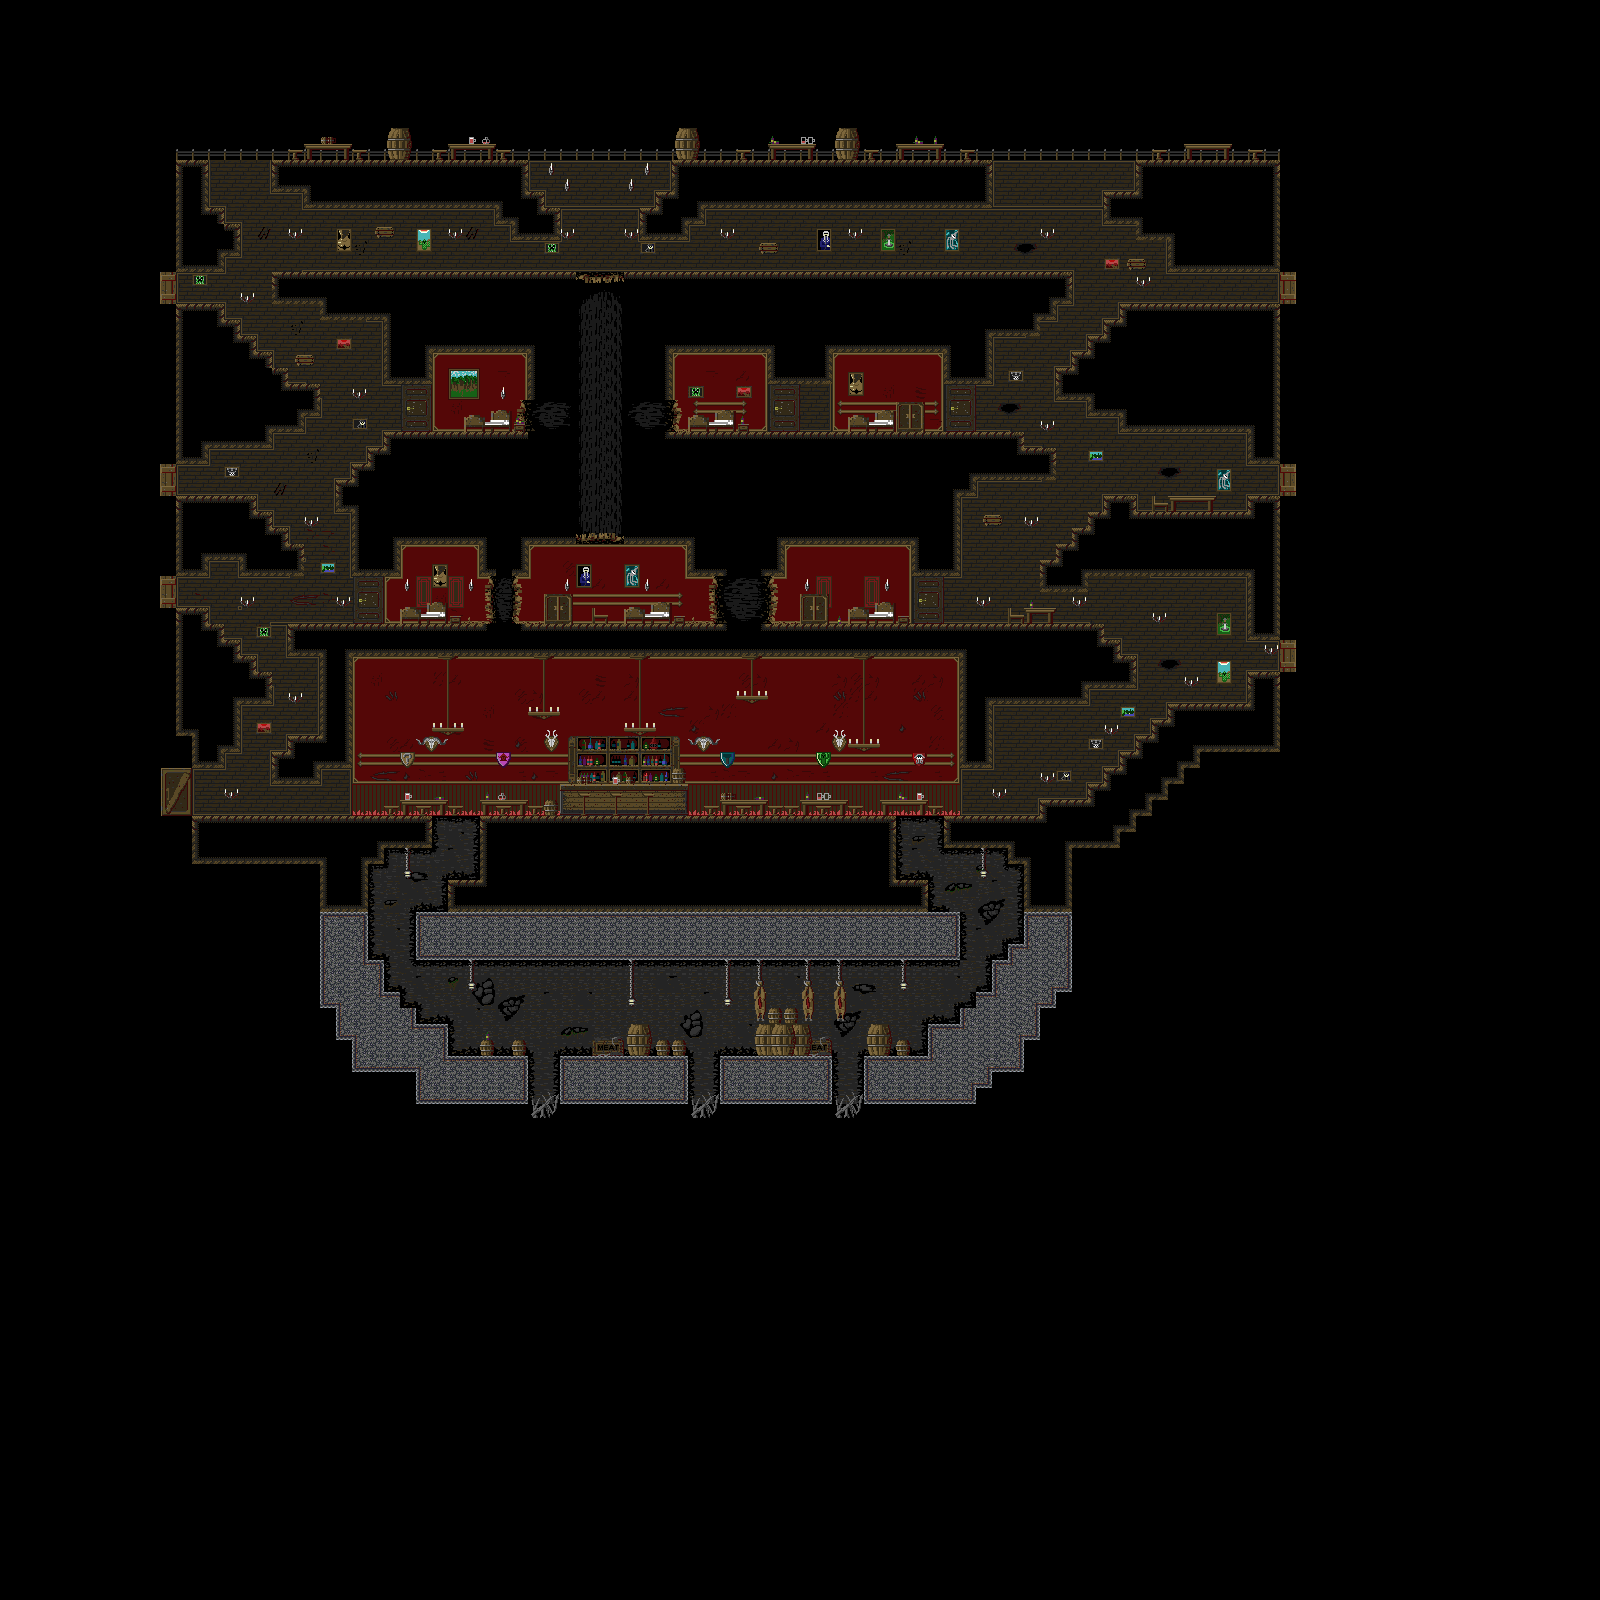

Below is a game level as drawn by its tile map, then a one-line description and the .tmx that defines it (tile-layer data replaced by summaries):
An orthogonal 100x100 tile map with 16x16 px tiles, 5 tile layers (Background2, Background1, Foreground2, Foreground1, ...).

<map version="1.0" orientation="orthogonal" renderorder="left-up" width="100" height="100" tilewidth="16" tileheight="16" nextobjectid="1">
 <tileset firstgid="1" name="tavern_tileset" tilewidth="16" tileheight="16">
  <image source="../Tilesets/tavern_tileset.png" trans="ff00ff" width="512" height="512" />
  <terraintypes>
   <terrain name="Floor" tile="-1" />
   <terrain name="Floor (rock)" tile="-1" />
   <terrain name="Wallpaper red" tile="-1" />
   <terrain name="Wallpaper rock" tile="-1" />
   <terrain name="Wallpaper tile" tile="-1" />
   <terrain name="Wallpaper plank" tile="-1" />
  </terraintypes>
  <tile id="1" terrain=",,,0" />
  <tile id="2" terrain=",,0," />
  <tile id="4" terrain=",,,1" />
  <tile id="5" terrain=",,1," />
  <tile id="7" terrain=",,,2" />
  <tile id="8" terrain=",,2," />
  <tile id="14" terrain="3,3,3,3" />
  <tile id="15" terrain=",,,3" />
  <tile id="16" terrain=",,3," />
  <tile id="29" terrain=",,,5" />
  <tile id="30" terrain=",,5," />
  <tile id="32" terrain=",,0,0" />
  <tile id="33" terrain=",0,0,0" />
  <tile id="34" terrain="0,,0,0" />
  <tile id="35" terrain=",,1,1" />
  <tile id="36" terrain=",1,1,1" />
  <tile id="37" terrain="1,,1,1" />
  <tile id="38" terrain=",,2,2" />
  <tile id="39" terrain=",2,2,2" />
  <tile id="40" terrain="2,,2,2" />
  <tile id="46" terrain=",,3,3" />
  <tile id="47" terrain=",3,3,3" />
  <tile id="48" terrain="3,,3,3" />
  <tile id="60" terrain=",,5,5" />
  <tile id="61" terrain=",5,5,5" />
  <tile id="62" terrain="5,,5,5" />
  <tile id="64" terrain="0,0,," />
  <tile id="65" terrain="0,0,,0" />
  <tile id="66" terrain="0,0,0," />
  <tile id="67" terrain="1,1,," />
  <tile id="68" terrain="1,1,,1" />
  <tile id="69" terrain="1,1,1," />
  <tile id="70" terrain="2,2,," />
  <tile id="71" terrain="2,2,,2" />
  <tile id="72" terrain="2,2,2," />
  <tile id="78" terrain="3,3,," />
  <tile id="79" terrain="3,3,,3" />
  <tile id="80" terrain="3,3,3," />
  <tile id="92" terrain="5,5,," />
  <tile id="93" terrain="5,5,,5" />
  <tile id="94" terrain="5,5,5," />
  <tile id="97" terrain=",0,,0" />
  <tile id="98" terrain="0,,0," />
  <tile id="99" terrain="1,1,1,1" />
  <tile id="100" terrain=",1,,1" />
  <tile id="101" terrain="1,,1," />
  <tile id="102" terrain="2,2,2,2" />
  <tile id="103" terrain=",2,,2" />
  <tile id="104" terrain="2,,2," />
  <tile id="111" terrain=",3,,3" />
  <tile id="112" terrain="3,,3," />
  <tile id="124" terrain="5,5,5,5" />
  <tile id="125" terrain=",5,,5" />
  <tile id="126" terrain="5,,5," />
  <tile id="129" terrain=",0,," />
  <tile id="130" terrain="0,,," />
  <tile id="132" terrain=",1,," />
  <tile id="133" terrain="1,,," />
  <tile id="135" terrain=",2,," />
  <tile id="136" terrain="2,,," />
  <tile id="143" terrain=",3,," />
  <tile id="144" terrain="3,,," />
  <tile id="157" terrain=",5,," />
  <tile id="158" terrain="5,,," />
  <tile id="160" terrain="0,0,0,0" />
  <tile id="238" terrain=",,,4" />
  <tile id="239" terrain=",,4," />
  <tile id="269" terrain=",,4,4" />
  <tile id="270" terrain=",4,4,4" />
  <tile id="271" terrain="4,,4,4" />
  <tile id="301" terrain="4,4,," />
  <tile id="302" terrain="4,4,,4" />
  <tile id="303" terrain="4,4,4," />
  <tile id="333" terrain="4,4,4,4" />
  <tile id="334" terrain=",4,,4" />
  <tile id="335" terrain="4,,4," />
  <tile id="366" terrain=",4,," />
  <tile id="367" terrain="4,,," />
 </tileset>
 <layer name="Background2" width="100" height="100">
  <data>[10000 cells, 2095 non-empty, 110 distinct tile ids]</data>
 </layer>
 <layer name="Background1" width="100" height="100">
  <data>[10000 cells, 357 non-empty, 107 distinct tile ids]</data>
 </layer>
 <layer name="Foreground2" width="100" height="100">
  <data>[10000 cells, 210 non-empty, 71 distinct tile ids]</data>
 </layer>
 <layer name="Foreground1" width="100" height="100">
  <data>[10000 cells, 46 non-empty, 27 distinct tile ids]</data>
 </layer>
 <layer name="GameLayer" width="100" height="100">
  <data>[10000 cells, 1809 non-empty, 32 distinct tile ids]</data>
 </layer>
</map>
